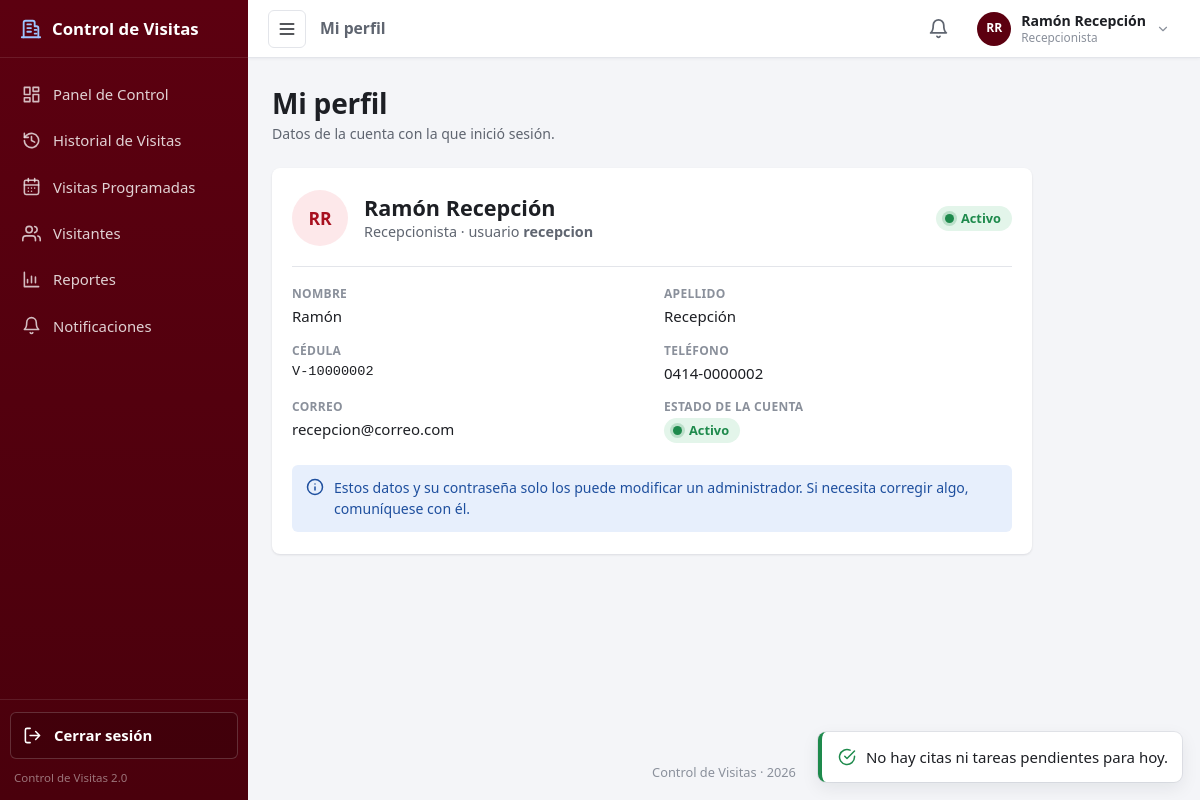
Page /public/cuenta (signed in) on the committed database.
### tables this page shows
CREATE TABLE usuario (
    id_usuario  INT UNSIGNED     NOT NULL AUTO_INCREMENT,
    cedula      VARCHAR(15)      NOT NULL,
    nombre      VARCHAR(60)      NOT NULL,
    apellido    VARCHAR(60)      NOT NULL,
    telefono    VARCHAR(20)      NOT NULL,
    correo      VARCHAR(100)     NULL,        
    `user`      VARCHAR(40)      NOT NULL,    
    `password`  VARCHAR(255)     NOT NULL,    
    estado      TINYINT(1)       NOT NULL DEFAULT 1,   
    id_rol      TINYINT UNSIGNED NOT NULL,
    PRIMARY KEY (id_usuario),
    UNIQUE KEY uq_usuario_cedula (cedula),
    UNIQUE KEY uq_usuario_user (`user`),
    UNIQUE KEY uq_usuario_correo (correo),
    CONSTRAINT fk_usuario_rol
        FOREIGN KEY (id_rol) REFERENCES rol (id_rol)
        ON UPDATE CASCADE
        ON DELETE RESTRICT
);

CREATE TABLE rol (
    id_rol      TINYINT UNSIGNED NOT NULL AUTO_INCREMENT,
    nombre_rol  VARCHAR(30)      NOT NULL,
    PRIMARY KEY (id_rol),
    UNIQUE KEY uq_rol_nombre (nombre_rol)
);

### app/controllers/Controlador.php (called while the page is built, shortened)
<?php
require_once __DIR__ . '/traits/ControlSesion.php';
abstract class Controlador
{
    protected function render(string $vista, array $datos = []): void
    {
        $datos['csrf'] ??= $this->generarCsrf();
        if (!isset($datos['citasPendientes']) && !empty($_SESSION['usuario'])) {
            $datos['citasPendientes'] = (new Visita())->contarCitasPendientes();
        }
        if (!empty($_SESSION['usuario'])) {
            $datos['notificacionesPendientes'] ??= (new Notificacion())->pendientes();
            $datos['resumenNotificaciones'] = Notificacion::resumir($datos['notificacionesPendientes']);
            $datos['mostrarNotificacionesInicio'] = !empty($_SESSION['notificaciones_inicio']);
        }
        extract($datos);
        require APP_PATH . '/views/layouts/header.php';
        require APP_PATH . "/views/{$vista}.php";
        require APP_PATH . '/views/layouts/footer.php';
    }
    protected function generarCsrf(): string
    {
        return $_SESSION['csrf'];
    }
}

### app/controllers/CuentaController.php (called while the page is built, shortened)
<?php
require_once __DIR__ . '/../models/Usuario.php';
class CuentaController extends Controlador
{
    public function perfil(): void
    {
        $this->verificarSesion();
        $this->render('auth/perfil', array_merge([
            'paginaActiva' => 'perfil',
            'tituloPagina' => 'Mi perfil',
            'cuenta'       => (new Usuario())->obtenerPorId((int) $_SESSION['usuario']['id_usuario']),
        ], $this->tomarMensajes()));
    }
}

### public/index.php (called while the page is built, shortened)
<?php
require_once APP_PATH . '/config/Database.php';
require_once APP_PATH . '/models/Usuario.php';
require_once APP_PATH . '/controllers/Controlador.php';
$rutas = require APP_PATH . '/config/rutas.php';
$url = $_GET['url'] ?? '';
$url = trim($url, '/');
$metodoHttp = $_SERVER['REQUEST_METHOD'];
$destino    = $rutas[$metodoHttp][$url] ?? null;
[$clase, $accion] = $destino;
$controlador = new $clase();
$controlador->$accion();

### app/config/Database.php (called while the page is built, shortened)
<?php
class Database
{
    private static ?PDO $instancia = null;
    public static function getConexion(): PDO
    {
        if (self::$instancia === null) {
            $dsn = sprintf(
                'mysql:host=%s;dbname=%s;charset=%s',
                DB_HOST,
                DB_NAME,
                DB_CHARSET
            );
            $opciones = [
                PDO::ATTR_ERRMODE            => PDO::ERRMODE_EXCEPTION,
                PDO::ATTR_DEFAULT_FETCH_MODE => PDO::FETCH_ASSOC,
                PDO::ATTR_EMULATE_PREPARES   => false,
            ];
            try {
                self::$instancia = new PDO($dsn, DB_USER, DB_PASS, $opciones);
                self::$instancia->exec("SET time_zone = '" . date('P') . "'");
            } catch (PDOException $e) {
                error_log('Error de conexión BD: ' . $e->getMessage());
                http_response_code(500);
                exit('Error interno: no se pudo conectar a la base de datos.');
            }
        }
        return self::$instancia;
    }
}

### app/models/Usuario.php (called while the page is built, shortened)
<?php
require_once __DIR__ . '/traits/UsuarioValidacion.php';
class Usuario
{
    public static function rolPuede(int $id_rol, string $permiso): bool
    {
        return in_array($id_rol, self::PERMISOS[$permiso] ?? [], true);
    }
    private PDO $db;
    public function __construct()
    {
        $this->db = Database::getConexion();
    }
    public function datosSesion(int $id_usuario): ?array
    {
        $stmt = $this->db->prepare(
            "SELECT u.id_usuario, u.nombre, u.apellido, u.`user`, u.`password`, u.estado,
                    u.id_rol, r.nombre_rol
             FROM usuario u
             INNER JOIN rol r ON r.id_rol = u.id_rol
             WHERE u.id_usuario = :id"
        );
        $stmt->execute([':id' => $id_usuario]);
        $fila = $stmt->fetch();
        $fila['huella'] = self::huellaClave($fila['password']);
        unset($fila['password']);
        return $fila;
    }
    public function obtenerPorId(int $id_usuario): ?array
    {
        $stmt = $this->db->prepare(
            "SELECT u.id_usuario, u.cedula, u.nombre, u.apellido, u.telefono, u.correo, u.`user`,
                    u.estado, u.id_rol, r.nombre_rol
             FROM usuario u
             INNER JOIN rol r ON r.id_rol = u.id_rol
             WHERE u.id_usuario = :id"
        );
        $stmt->execute([':id' => $id_usuario]);
        $fila = $stmt->fetch();
        return $fila ?: null;
    }
}

### app/controllers/traits/ControlSesion.php (called while the page is built, shortened)
<?php
require_once __DIR__ . '/../../models/Usuario.php';
trait ControlSesion
{
    protected function verificarSesion(): void
    {
        $motivo = $this->revisarCuenta();
    }
    protected function revisarCuenta(): ?string
    {
        $cuenta = (new Usuario())->datosSesion((int) $_SESSION['usuario']['id_usuario']);
        return null;
    }
}

### app/models/traits/UsuarioValidacion.php (called while the page is built, shortened)
<?php
trait UsuarioValidacion
{
    public static function huellaClave(string $hash): string
    {
        return substr(hash('sha256', $hash), 0, 20);
    }
}

### app/helpers/vista.php (called while the page is built, shortened)
<?php
function e($valor): string
{
    return htmlspecialchars((string) $valor, ENT_QUOTES, 'UTF-8');
}
function puede(string $permiso): bool
{
    return Usuario::rolPuede((int) ($_SESSION['usuario']['id_rol'] ?? 0), $permiso);
}
function iniciales(string $nombreCompleto): string
{
    $partes = preg_split('/\s+/', trim($nombreCompleto)) ?: [];
    $letras = '';
    foreach (array_slice($partes, 0, 2) as $parte) {
        $letras .= mb_strtoupper(mb_substr($parte, 0, 1, 'UTF-8'), 'UTF-8');
    }
    return $letras !== '' ? $letras : '?';
}

### app/views/auth/perfil.php (the view, shortened to what this page needs)
<?php
$nombreCompleto = $cuenta['nombre'] . ' ' . $cuenta['apellido'];
$puedeCambiarClave = puede('cuenta.cambiar_clave');
?>
<section class="encabezado-pagina">
    <div>
        <h1>Mi perfil</h1>
        <p>Datos de la cuenta con la que inició sesión.</p>
    </div>
</section>
<section class="panel tarjeta-perfil">
    <div class="perfil-cabecera">
        <span class="avatar avatar-grande" aria-hidden="true"><?= e(iniciales($nombreCompleto)) ?></span>
        <div>
            <h2><?= e($nombreCompleto) ?></h2>
            <p class="perfil-rol"><?= e($cuenta['nombre_rol']) ?> · usuario <strong><?= e($cuenta['user']) ?></strong></p>
        </div>
        <?php $estadoCuenta = $cuenta['estado']; require APP_PATH . '/views/parciales/estado_cuenta.php'; ?>
    </div>
    <dl class="ficha-datos perfil-datos">
        <div><dt>Nombre</dt><dd><?= e($cuenta['nombre']) ?></dd></div>
        <div><dt>Apellido</dt><dd><?= e($cuenta['apellido']) ?></dd></div>
        <div><dt>Cédula</dt><dd class="texto-mono"><?= e($cuenta['cedula']) ?></dd></div>
        <div><dt>Teléfono</dt><dd><?= e($cuenta['telefono'] ?: '—') ?></dd></div>
        <div><dt>Correo</dt><dd><?= e($cuenta['correo'] ?: '—') ?></dd></div>
        <div><dt>Estado de la cuenta</dt><dd><?php $estadoCuenta = $cuenta['estado']; require APP_PATH . '/views/parciales/estado_cuenta.php'; ?></dd></div>
    </dl>
    <?php if ($puedeCambiarClave): ?>
        <div class="perfil-acciones">
            <a class="boton boton-secundario" href="<?= e(url('cuenta/clave')) ?>">
                <svg class="icono" viewBox="0 0 24 24" aria-hidden="true"><rect x="3" y="11" width="18" height="11" rx="2"/><path d="M7 11V7a5 5 0 0 1 10 0v4"/></svg>
                Cambiar contraseña
            </a>
        </div>
    <?php else: ?>
        <p class="perfil-nota">
            <svg class="icono" viewBox="0 0 24 24" aria-hidden="true"><circle cx="12" cy="12" r="10"/><path d="M12 16v-4M12 8h.01"/></svg>
            Estos datos y su contraseña solo los puede modificar un administrador. Si necesita corregir algo, comuníquese con él.
        </p>
    <?php endif; ?>
</section>

### public/assets/css/01-variables-base.css (style rules this page uses)
:root { --vino-900: #4a000c; --vino-800: #5c0010; --vino-700: #7a0a1c; --rojo-600: #a8101f; --rojo-500: #c41a2b; --rojo-100: #fde8ea; --fondo: #f4f5f8; --superficie: #ffffff; --borde: #e3e5ea; --borde-fuerte: #cdd1d8; --texto: #1d1f24; --texto-suave: #5f6570; --texto-tenue: #8a909b; --cabecera-tabla: #1f2024; --azul: #2563c9; --azul-claro: #e7effc; --ambar: #e09a00; --ambar-claro: #fff4d6; --verde: #1e8a4c; --verde-claro: #e3f5ea; --gris: #6b7280; --gris-claro: #eef0f3; --error: #c41a2b; --error-claro: #fdecee; --radio: 8px; --radio-chico: 6px; --sombra: 0 1px 2px rgba(16, 24, 40, .05), 0 1px 3px rgba(16, 24, 40, .06); --sombra-media: 0 6px 18px rgba(16, 24, 40, .08); --ancho-max: 1320px; --fuente: "Segoe UI", system-ui, -apple-system, Roboto, "Helvetica Neue", Arial, sans-serif; --fuente-mono: ui-monospace, "Cascadia Mono", Consolas, "Courier New", monospace; }
*, *::before, *::after { box-sizing: border-box; }
html { -webkit-text-size-adjust: 100%; }
body { margin: 0; min-height: 100vh; display: flex; flex-direction: column; font-family: var(--fuente); font-size: 15px; line-height: 1.5; color: var(--texto); background: var(--fondo); }
h1, h2, h3 { margin: 0; line-height: 1.25; }
p { margin: 0; }
img, svg { display: block; }
.icono { width: 18px; height: 18px; flex-shrink: 0; fill: none; stroke: currentColor; stroke-width: 2; stroke-linecap: round; stroke-linejoin: round; }

### public/assets/css/02-barra-lateral.css (style rules this page uses)
:root { --ancho-barra-lateral: 248px; --alto-barra-superior: 58px; }
body.con-barra-lateral { display: block; }

### public/assets/css/03-barra-superior-botones-alertas.css (style rules this page uses)
.encabezado-pagina { display: flex; align-items: flex-end; justify-content: space-between; gap: 16px; flex-wrap: wrap; margin-bottom: 24px; }
.encabezado-pagina h1 { font-size: 1.75rem; font-weight: 700; color: var(--texto); letter-spacing: -.2px; }
.encabezado-pagina p { margin-top: 2px; color: var(--texto-suave); font-size: .88rem; }

### public/assets/css/04-tarjetas-paneles.css (style rules this page uses)
.panel { background: var(--superficie); border-radius: var(--radio); box-shadow: var(--sombra); padding: 22px 20px; }

### public/assets/css/05-tablas.css (style rules this page uses)
.texto-mono { font-family: var(--fuente-mono); font-size: .85rem; white-space: nowrap; }
.avatar { width: 34px; height: 34px; flex-shrink: 0; border-radius: 50%; display: grid; place-items: center; background: var(--rojo-100); color: var(--rojo-600); font-size: .75rem; font-weight: 700; }

### public/assets/css/11-modales-historial-fichas.css (style rules this page uses)
:root { --violeta: #7c3aed; --violeta-claro: #efe7fd; }
.avatar-grande { width: 56px; height: 56px; font-size: 1.1rem; }
.ficha-datos { display: grid; grid-template-columns: repeat(auto-fit, minmax(170px, 1fr)); gap: 14px 24px; margin: 20px 0 0; padding-top: 18px; border-top: 1px solid var(--borde); }
.ficha-datos dt { font-size: .75rem; font-weight: 600; text-transform: uppercase; letter-spacing: .3px; color: var(--texto-tenue); }
.ficha-datos dd { margin: 2px 0 0; font-weight: 500; overflow-wrap: anywhere; }

### public/assets/css/12-perfil-usuarios.css (style rules this page uses)
.tarjeta-perfil { max-width: 760px; }
.perfil-cabecera { display: flex; align-items: center; gap: 16px; flex-wrap: wrap; }
.perfil-cabecera h2 { font-size: 1.35rem; }
.perfil-rol { color: var(--texto-suave); font-size: .9rem; }
.perfil-datos { grid-template-columns: repeat(2, minmax(0, 1fr)); }
.perfil-nota { display: flex; align-items: flex-start; gap: 10px; margin-top: 22px; padding: 12px 14px; border-radius: var(--radio-chico); background: var(--azul-claro); color: #1e4f9e; font-size: .88rem; }
.perfil-nota .icono { margin-top: 1px; }

### rows in the picture
usuario: iniciales($nombreCompleto) "RR", id_rol.nombre_rol "Recepcionista", user "recepcion", nombre "Ramón", apellido "Recepción", cedula "V-10000002", telefono "0414-0000002", correo "recepcion@correo.com"

### other values in the picture
$texto "Panel de Control"
$texto "Historial de Visitas"
$texto "Visitas Programadas"
$texto "Visitantes"
$texto "Reportes"
$texto "Notificaciones"
$tituloPagina "Mi perfil"
iniciales($usuarioSesion['nombre'] . ' ' . $usuarioSesion['apellido']) "RR"
$usuarioSesion['nombre'] . ' ' . $usuarioSesion['apellido'] "Ramón Recepción"
$usuarioSesion['nombre_rol'] "Recepcionista"
$nombreCompleto "Ramón Recepción"
